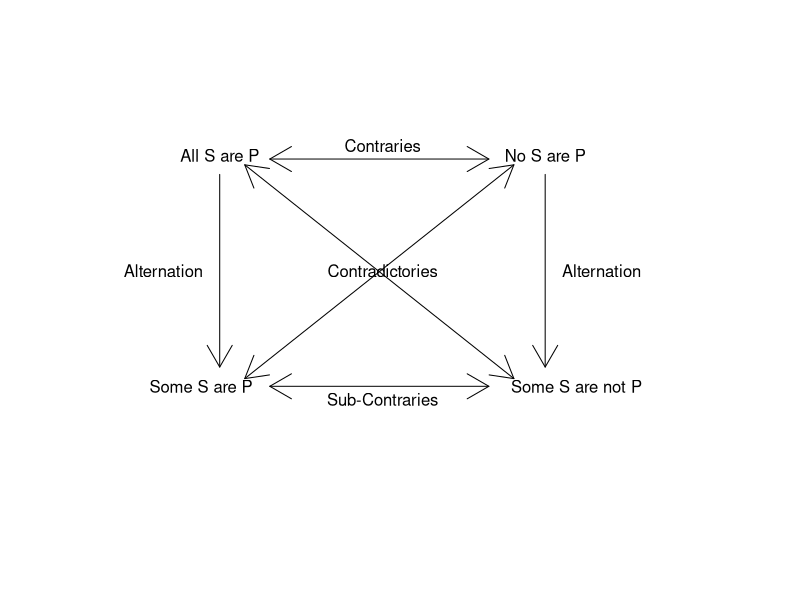

The R script that drew this image: (Note: this script raises an error after producing the figure.)
## ---- chunk 1
plot(c(100, 200), c(250, 450), type= "n", xlab = "", ylab = "", axes=F)
## rect(125, 300, 175, 400) # transparent
text(118,420,"All S are P")
text(170,420,"No S are P")
text(115,300, "Some S are P")
text(175,300, "Some S are not P")
arrows(122,415,165,304,code=3)
arrows(165,415,122,304,code=3)
arrows(126,418,161,418,code=3)
arrows(126,300,161,300,code=3)
arrows(170,410,170,310)
arrows(118,410,118,310)
text(144,360,"Contradictories")
text(144,425,"Contraries")
text(144,293,"Sub-Contraries")
text(109,360,"Alternation")
text(179,360,"Alternation")
## ---- chunk 2
knitr::include_graphics(rep("images/basic-cat.png"))
## ---- chunk 3
knitr::include_graphics(rep("images/a-cat.png"))
## ---- chunk 4
knitr::include_graphics(rep("images/e-cat.png"))
## ---- chunk 5
knitr::include_graphics(rep("images/i-cat.png"))
## ---- chunk 6
knitr::include_graphics(rep("images/o-cat.png"))
## ---- chunk 7
knitr::include_graphics(rep("images/cat-arg.png"))
## ---- chunk 8
knitr::include_graphics(rep("images/cat-arg2.png"))
## ---- chunk 9
knitr::include_graphics(rep("images/cat-arg3.png"))
## ---- chunk 10
knitr::include_graphics(rep("images/celarent.png"))
## ---- chunk 11
knitr::include_graphics(rep("images/disamis.png"))
